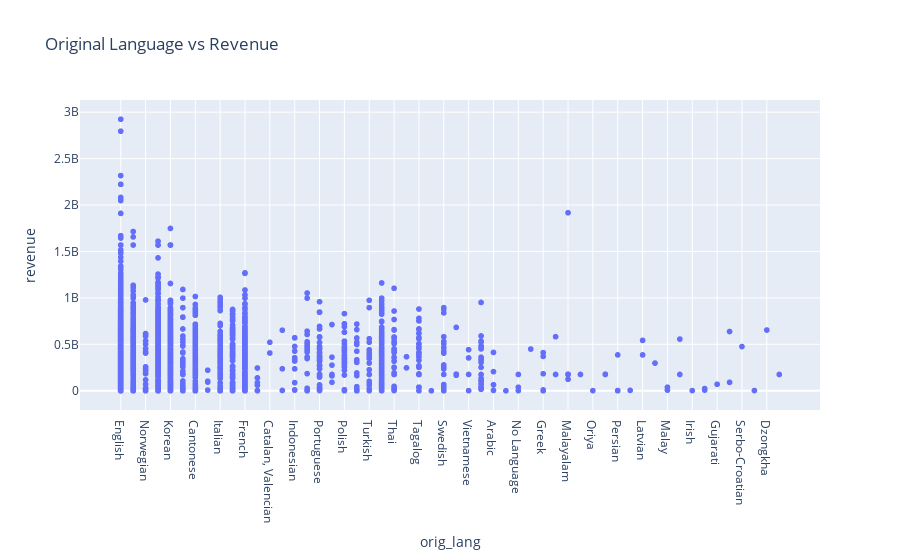

Notebook source saved alongside this figure:
### Code cell
fig = px.scatter(df, x='orig_lang', y='revenue', title='Original Language vs Revenue')
fig.show()

### Figure 1 — Plotly figure (JSON) as saved in the notebook; plotly's stock layout.template omitted (floating-point values rounded to 4 significant figures; data arrays with more than 128 entries replaced by an {"elided": "..."} marker saying what was removed)
{"data": [{"hovertemplate": "orig_lang=%{x}<br>revenue=%{y}<extra></extra>", "legendgroup": "", "marker": {"color": "#636efa", "symbol": "circle"}, "mode": "markers", "name": "", "showlegend": false, "type": "scattergl", "x": {"elided": "10178 str values"}, "xaxis": "x", "y": {"elided": "10178 float values"}, "yaxis": "y"}], "layout": {"legend": {"tracegroupgap": 0}, "title": {"text": "Original Language vs Revenue"}, "xaxis": {"anchor": "y", "domain": [0, 1], "title": {"text": "orig_lang"}}, "yaxis": {"anchor": "x", "domain": [0, 1], "title": {"text": "revenue"}}}}
